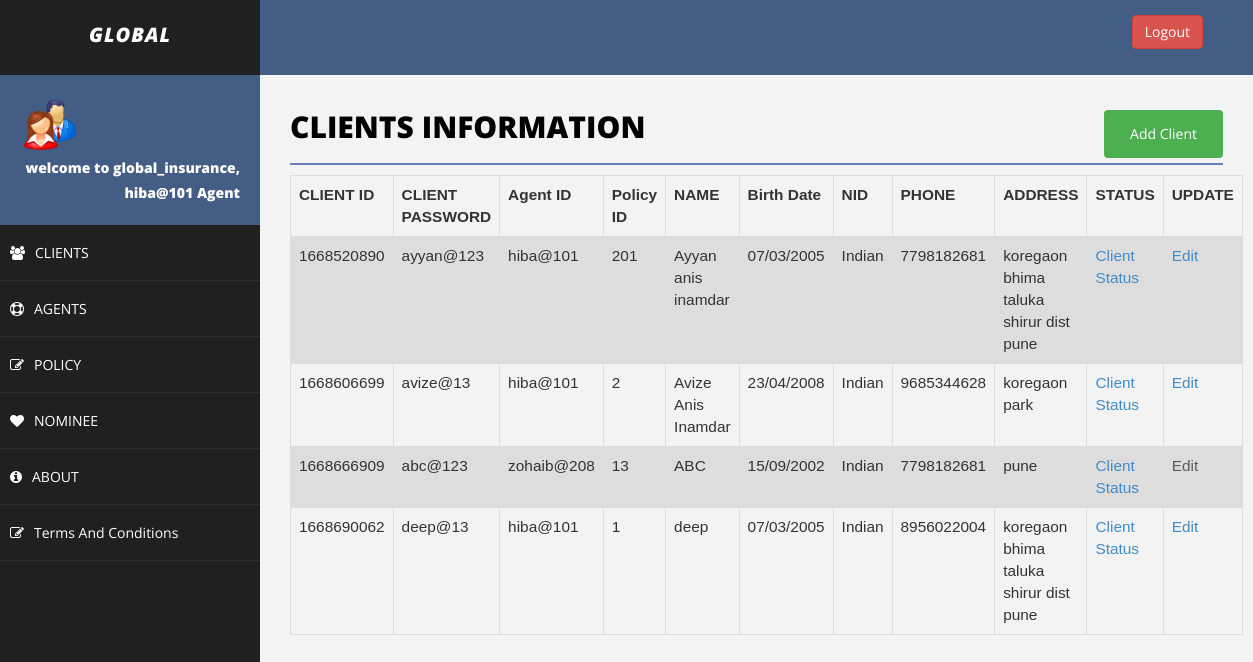
Page /client.php (signed in) on the committed database.
### tables this page shows
CREATE TABLE `client` (
  `client_id` varchar(200) NOT NULL,
  `client_password` varchar(30) NOT NULL,
  `name` varchar(50) NOT NULL,
  `sex` varchar(20) NOT NULL,
  `birth_date` varchar(20) NOT NULL,
  `marital_status` varchar(20) NOT NULL,
  `nid` varchar(50) NOT NULL,
  `phone` varchar(20) NOT NULL,
  `address` varchar(50) NOT NULL,
  `policy_id` varchar(50) NOT NULL,
  `agent_id` varchar(20) NOT NULL,
  `image` varchar(200) NOT NULL
);

### client.php (the view, shortened to what this page needs)
<!DOCTYPE html>
<html>
<head>
    <link href="assets/css/bootstrap.css" rel="stylesheet" />
    <link href="assets/css/font-awesome.css" rel="stylesheet" />
    <link href="assets/css/basic.css" rel="stylesheet" />
    <link href="assets/css/custom.css" rel="stylesheet" />
</head>
<body>
<?php include 'header.php';
?>
        <div id="page-wrapper">
                <div class="row">
                    <div class="col-md-12">
                        <h1 class="page-head-line">Clients Information
                        <button class="btn" align="center">
						<a href="addClient.php" class="btn">Add Client</a>
						</button>
						</h1>
                    </div>
                </div>
<?php
	$sql = "SELECT client_id,agent_id,client_password,name,birth_date,nid,phone,address,policy_id FROM client";
	$result = $conn->query($sql);
	echo "<table class=\"table\">\n";
    echo "  <tr>\n";
    echo "    <th>CLIENT ID</th>\n";
    echo"<th>CLIENT PASSWORD</th>\n";
    echo " <th>Agent ID</th>\n";
    echo " <th>Policy ID</th>\n";
    echo "    <th>NAME</th>\n";
    echo "    <th>Birth Date</th>\n";
    echo "    <th>NID</th>\n";
    echo "    <th>PHONE</th>\n";
	echo "    <th>ADDRESS</th>\n";
	echo "    <th>STATUS</th>\n";
	echo "    <th>UPDATE</th>\n";
    echo "  </tr>";
	if ($result->num_rows > 0) {
	while($row = $result->fetch_assoc()) {
		echo "<tr>\n";
		echo "    <td>".$row["client_id"]."</td>\n";
        echo"    <td>".$row["client_password"]."</td>\n";
        echo " <td>".$row["agent_id"]."</td>\n";
        echo "    <td>".$row["policy_id"]."</td>\n";
		echo "    <td>".$row["name"]."</td>\n";
		echo "    <td>".$row["birth_date"]."</td>\n";
		echo "    <td>".$row["nid"]."</td>\n";
		echo "    <td>".$row["phone"]."</td>\n";
		echo "    <td>".$row["address"]."</td>\n";
		echo "    <td>"."<a href='clientStatus.php?client_id=".$row["client_id"]. "'>Client Status</a>"."</td>\n";
		if($row["agent_id"]== $username || "ahmed" == $username){
			echo "<td>"."<a href='editClient.php?client_id=".$row["client_id"]. "'>Edit</a>"."</td>\n";
		}else {
			echo "<td>"."<a class=\"dis\" href='editClient.php?client_id=".$row["client_id"]. "'>Edit</a>"."</td>\n";
		}
	}
	}
?>
    </div>
</body>
</html>

### assets/css/basic.css (style rules this page uses)
body { font-family: 'Open Sans', sans-serif; line-height:25px; }
#page-wrapper { padding: 15px 15px; min-height: 600px; background: #F3F3F3; }
.page-head-line { font-size: 30px; text-transform: uppercase; color: #000; font-weight: 800; padding-bottom: 20px; border-bottom: 2px solid #6a7bc0; margin-bottom: 10px; }
@media (min-width:768px) { #page-wrapper { margin: 0 0 0 260px; padding: 15px 30px; min-height: 1200px; } }

### client.php (style rules this page uses)
.btn { background-color: #4CAF50; float: right; color:white; text-decoration:none; }
table { font-family: arial, sans-serif; border-collapse: collapse; width: 100%; margin-left:0%; font-size:110%; }
td, th { border: 1px solid #dddddd; text-align: left; padding: 8px; }
tr:nth-child(even) { background-color: #dddddd; }
.dis { pointer-events: none; cursor: default; color:#595959; }

### rows in the picture
client: client_id "1668520890", client_password "ayyan@123", agent "hiba@101", policy "201", name "Ayyan anis inamdar", birth_date "07/03/2005", nid "Indian", phone "7798182681", address "koregaon bhima taluka shirur dist pune"
client: client_id "1668606699", client_password "avize@13", agent "hiba@101", policy "2", name "Avize Anis Inamdar", birth_date "23/04/2008", nid "Indian", phone "9685344628", address "koregaon park"
client: client_id "1668666909", client_password "abc@123", agent "zohaib@208", policy "13", name "ABC", birth_date "15/09/2002", nid "Indian", phone "7798182681", address "pune"
client: client_id "1668690062", client_password "deep@13", agent "hiba@101", policy "1", name "deep", birth_date "07/03/2005", nid "Indian", phone "8956022004", address "koregaon bhima taluka shirur dist pune"

### other values in the picture
$_SESSION["username"] "hiba@101"
